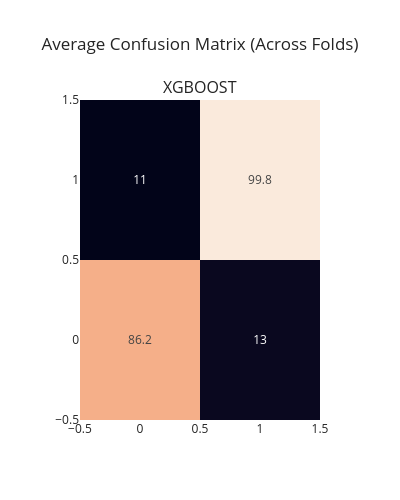

Here is the notebook cell this chart was saved with:
### Code cell
plot_confusion_matrices(results)

### Figure 1 — Plotly figure (JSON) as saved in the notebook; plotly's stock layout.template omitted (floating-point values rounded to 4 significant figures)
{"data": [{"showscale": false, "text": [[86.2, 13.0], [11.0, 99.8]], "texttemplate": "%{text}", "type": "heatmap", "xaxis": "x", "yaxis": "y", "z": [[86.2, 13.0], [11.0, 99.8]]}], "layout": {"annotations": [{"font": {"size": 16}, "showarrow": false, "text": "XGBOOST", "x": 0.5, "xanchor": "center", "xref": "paper", "y": 1, "yanchor": "bottom", "yref": "paper"}], "height": 500, "title": {"text": "Average Confusion Matrix (Across Folds)"}, "width": 400, "xaxis": {"anchor": "y", "domain": [0, 1]}, "yaxis": {"anchor": "x", "domain": [0, 1]}}}
